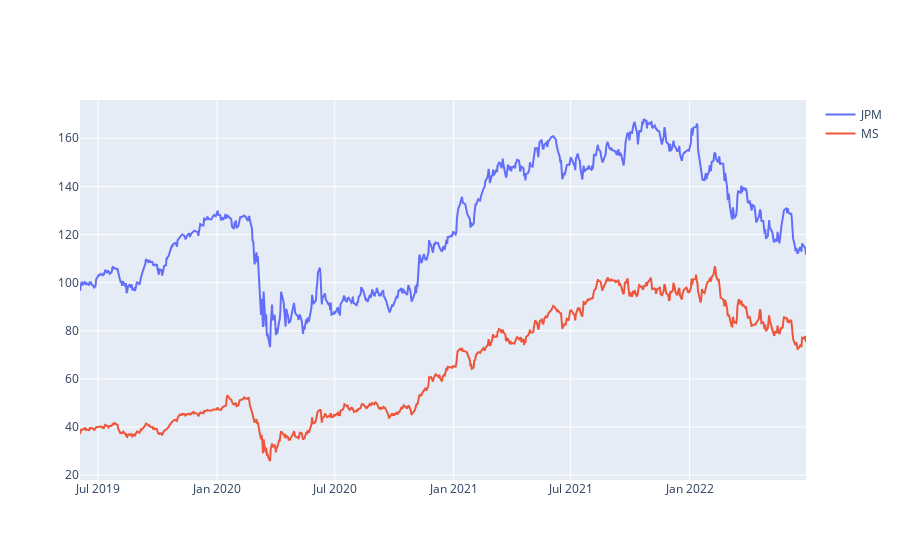

Notebook source saved alongside this figure:
### Code cell
fig = make_subplots(rows=1, cols=1)
fig.add_trace(go.Scatter(x=data.index, y=data['s1'], name='JPM'), row=1,col=1)
fig.add_trace(go.Scatter(x=data.index, y=data['s2'], name='MS'), row=1,col=1)

### Figure 1 — Plotly figure (JSON) as saved in the notebook; plotly's stock layout.template omitted (floating-point values rounded to 4 significant figures; data arrays with more than 128 entries replaced by an {"elided": "..."} marker saying what was removed)
{"data": [{"name": "JPM", "type": "scatter", "x": {"elided": "777 str values"}, "xaxis": "x", "y": {"elided": "777 float values"}, "yaxis": "y"}, {"name": "MS", "type": "scatter", "x": {"elided": "777 str values"}, "xaxis": "x", "y": {"elided": "777 float values"}, "yaxis": "y"}], "layout": {"autosize": true, "xaxis": {"anchor": "y", "autorange": true, "domain": [0, 1], "range": ["2019-06-03", "2022-06-30"], "type": "date"}, "yaxis": {"anchor": "x", "autorange": true, "domain": [0, 1], "range": [17.99, 175.9], "type": "linear"}}}
